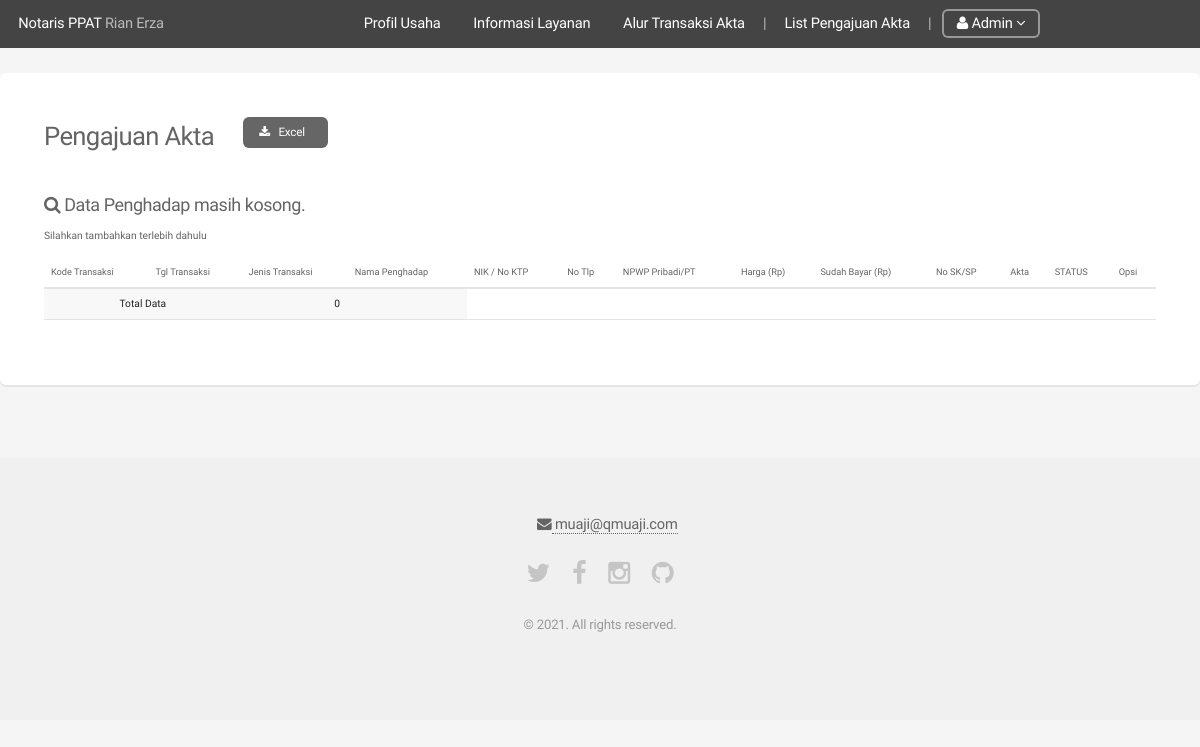
Page /listPengajuanAkta.php (signed in) on the earlier database version.
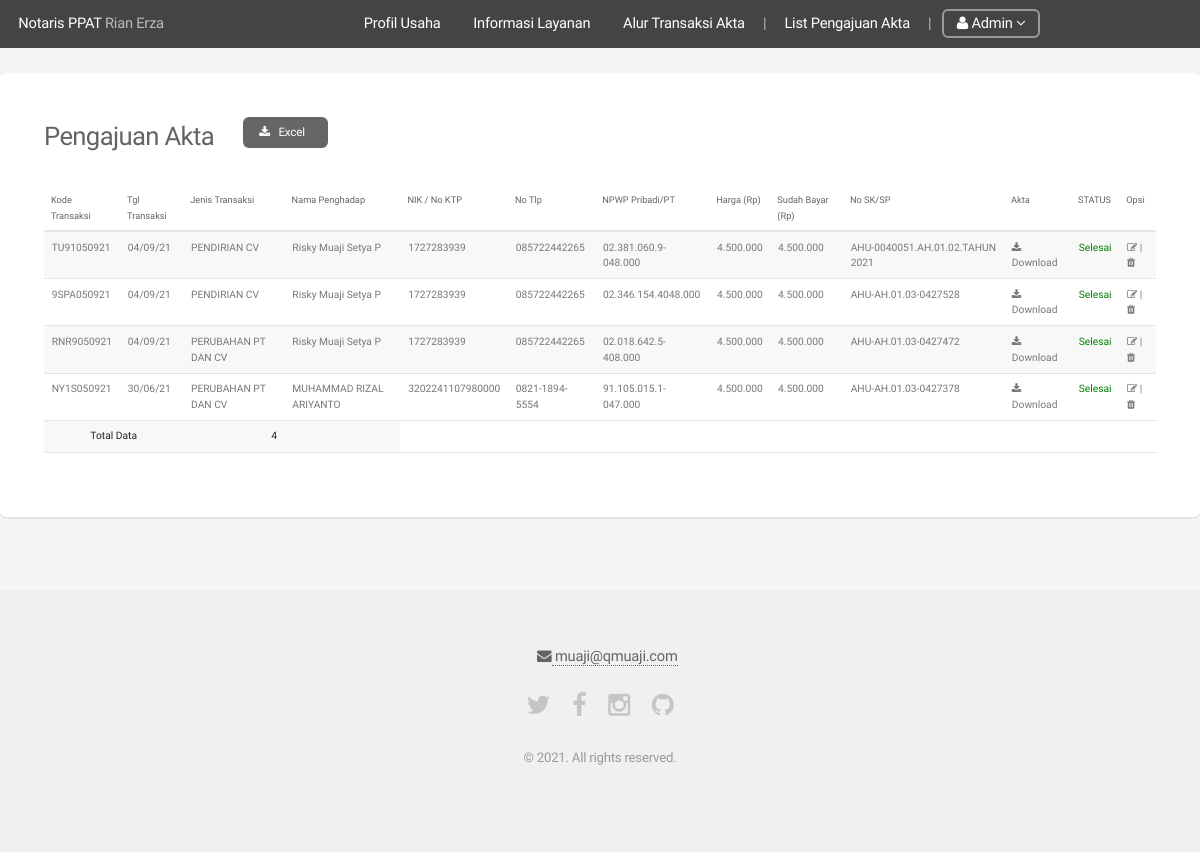
Same page on the later database version.
### tables this page shows
CREATE TABLE `UserAktaTransaction` (
  `Id` int(11) NOT NULL,
  `TglTransaksi` timestamp NOT NULL DEFAULT CURRENT_TIMESTAMP,
  `KdTransaksi` varchar(20) NOT NULL,
  `NamaAkta` varchar(128) NOT NULL,
  `JenisAktaId` int(11) NOT NULL,
  `TglAkta` date DEFAULT NULL,
  `NoAkta` varchar(50) DEFAULT NULL,
  `NoSK` varchar(50) NOT NULL,
  `NPWP` varchar(20) NOT NULL,
  `NIK` varchar(20) NOT NULL,
  `PenghadapId` int(11) NOT NULL,
  `Harga` int(11) NOT NULL,
  `SudahBayar` int(11) NOT NULL,
  `Keterangan` enum('LUNAS','BELUM LUNAS','','') NOT NULL DEFAULT 'BELUM LUNAS',
  `SisaTagihan` int(11) NOT NULL,
  `MetodeBayar` enum('TUNAI','TRANSFER','','') DEFAULT NULL,
  `Deskripsi` varchar(255) NOT NULL,
  `AktaStatusId` int(11) NOT NULL DEFAULT '1',
  `AdminId` int(11) NOT NULL
);

CREATE TABLE `Document` (
  `Id` int(11) NOT NULL,
  `KdTransaksi` varchar(20) DEFAULT NULL,
  `DocPersyaratan` varchar(255) NOT NULL,
  `DocAkta` varchar(255) NOT NULL
);

CREATE TABLE `JenisAkta` (
  `Id` int(11) NOT NULL,
  `JenisAkta` varchar(50) NOT NULL
);

CREATE TABLE `User` (
  `Id` int(11) NOT NULL,
  `NIK` varchar(20) NOT NULL,
  `NamaLengkap` varchar(50) NOT NULL,
  `TmptLahir` varchar(20) NOT NULL,
  `TglLahir` date NOT NULL,
  `Pekerjaan` varchar(50) NOT NULL,
  `Alamat` varchar(255) NOT NULL,
  `NoTlp` varchar(20) NOT NULL,
  `UserRoleId` int(11) NOT NULL DEFAULT '1',
  `Password` varchar(128) NOT NULL,
  `Email` varchar(50) NOT NULL,
  `LastLogin` datetime NOT NULL,
  `IsActive` tinyint(1) NOT NULL,
  `CreationDate` timestamp NOT NULL DEFAULT CURRENT_TIMESTAMP,
  `EmailCode` varchar(128) NOT NULL,
  `Img` varchar(255) NOT NULL
);

CREATE TABLE `AktaStatus` (
  `Id` int(11) NOT NULL,
  `Status` varchar(20) NOT NULL
);

### core/functions/users.php (called while the page is built, shortened)
<?php
function hasAccess($user_id, $role){
	$user_id = (int)$user_id;
	$role 	 = (int)$role;
	return (mysql_result(mysql_query("SELECT COUNT(Id) FROM User WHERE Id=$user_id AND UserRoleId=$role"), 0) == 1) ? true : false;
}
function loggedIn() {
	return (isset($_SESSION['user_id']) && !empty($_SESSION['user_id'])) ? true : false;
}

### core/functions/general.php (called while the page is built, shortened)
<?php
function rupiah($angka) {
    return number_format($angka,0,',','.');
}

### listPengajuanAkta.php (the view, shortened to what this page needs)
<link rel="stylesheet" href="assets/css/bootstrap.min.css" />
<link rel="stylesheet" href="assets/css/dataTables.bootstrap.min.css" />
<?php include 'includes/_header.php' ?>
<div id="main" style="margin-top:-30px" class="panel-body">
	<div class="row">
		<div class="12u">
			<section class="box">
				<div class="row gtr-uniform gtr-50">
					<div class="col-9 col-12-mobilep">
						<h3 class="fit">Pengajuan Akta</h3>
					</div>
					<div class="col-3 col-12-mobilep">
						<ul class="actions">
							<li>
								<a href="xls/pelanggan_xls.php" class="button small icon fa-download"> Excel</a>
							</li>
						</ul>
					</div>
				</div>
					<h6>
						<table id="users">
							<thead>
								<tr>
									<th>Kode Transaksi</th>
									<th>Tgl Transaksi</th>
									<th>Jenis Transaksi</th>
									<th>Nama Penghadap</th>
									<th>NIK / No KTP</th>
									<th>No Tlp</th>
									<th>NPWP Pribadi/PT</th>
									<th>Harga (Rp)</th>
									<th>Sudah Bayar (Rp)</th>
									<th>No SK/SP</th>
									<th>Akta</th>
									<th>STATUS</th>
									<th>Opsi</th>
								</tr>
							</thead>
							<tbody>
							<?php
							$transactionData = mysql_query("SELECT *
									FROM UserAktaTransaction, User, JenisAkta, AktaStatus, Document
									WHERE User.Id=UserAktaTransaction.PenghadapId
									AND JenisAkta.Id=UserAktaTransaction.JenisAktaId
									AND UserAktaTransaction.AktaStatusId=AktaStatus.Id
									AND Document.KdTransaksi=UserAktaTransaction.KdTransaksi
									ORDER BY TglTransaksi DESC");
							$total = mysql_num_rows($transactionData);
							if(mysql_num_rows($transactionData) == 0) echo "<h3><span class='icon fa-search'></span> Data Penghadap masih kosong.</h3><p> Silahkan tambahkan terlebih dahulu</p>";
							while($row = mysql_fetch_assoc($transactionData)){
								?>
								<tr>
									<td><?= $row['KdTransaksi'] ?></td>
									<td><?= date('d/m/y', strtotime($row['TglTransaksi'])) ?></td>
									<td><?= $row['JenisAkta'] ?></td>
									<td><?= $row['NamaLengkap'] ?></td>
									<td><?= $row['NIK'] ?></td>
									<td><?= $row['NoTlp'] ?></td>
									<td><?= $row['NPWP'] ?></td>
									<td><?= rupiah($row['Harga']) ?></td>
									<td><?= rupiah($row['SudahBayar']) ?></td>
									<td><?= $row['NoSK'] ?></td>
									<td> <a href="<?= $row['DocAkta'] ?>" class="icon fa-download"> Download</a></td>
									<?php
									if($row['Status'] == 'Diperiksa'){
										$warna='black';
									}elseif($row['Status']== 'Diproses'){
										$warna='orange';
									}elseif($row['Status']== 'Ditolak'){
										$warna='red';
									}else{
										$warna='green';
									}
									?>
									<td style="color:<?= $warna ?>"><?= $row['Status'] ?></td>
									<td><a href="a_userEdit.php?id=<?= $row['Id'] ?>" class="icon fa-edit"> | <a href="#" class="icon fa-trash"></td>
								</tr>
								<?php
							}
							?>
							</tbody>
							<tr>
								<td colspan="2" align="center"><b>Total Data</b></td>
								<td align="right">
									<b> <?=$total ?></b>
								</td>
								<td></td>
							</tr>
						</table>
					</h6>
			</section>
		</div>
	</div>
</div>
<?php include 'includes/_footer.php' ?>

### includes/_head.php (shortened to what this page needs)
<!DOCTYPE HTML>
<html>
	<head lang="en"><meta http-equiv="Content-Type" content="text/html; charset=utf-8">
		<link rel="stylesheet" href="assets/css/bootstrap.css" />
		<link rel="stylesheet" href="assets/css/bootstrap-datepicker3.css" />
		<link rel="stylesheet" href="assets/css/main.css" />
	</head>

### includes/_header.php
<?php
include '_head.php'
?>
<body>
	<div id="page-wrapper">
		<header id="header">
		<?php include '_menu.php';

### includes/_menu.php (shortened to what this page needs)
	<h1><a href="./">Notaris PPAT </a> Rian Erza</h1>
	<div class="container">
		<nav id="nav">
			<ul>
				<li><a href="profilUsaha.php">Profil Usaha</a></li>
				<li><a href="informasiLayanan.php">Informasi Layanan</a></li>
				<li><a href="alurTransaksi.php">Alur Transaksi Akta</a></li>
				<li> | </li>
		<?php
		if(loggedIn()) {
				?>
					<?php
			if(hasAccess($_SESSION['user_id'], 2)) {
			?>
			<li><a href="listPengajuanAkta.php">List Pengajuan Akta</a></li>
			<li> | </li>
			<?php
			}
					?>
					<li><a href="#" class="button"><i class="icon fa-user"></i> <?php if(hasAccess($_SESSION['user_id'], 2)) echo "Admin"; if(hasAccess($_SESSION['user_id'], 3)) echo "Pemilik"?> <span class="icon fa-angle-down"></span></a>
					</li>
		<?php
		} else {
				?>
				<li><a href="login.php">Log In</a></li>
				<li><a href="signup.php" class="button special">DAFTAR</a></li>
				<?php
		}
			?>
			</ul>
		</nav>
	<?php if(loggedIn()) echo '</div>' ?>
</header>

### includes/_footer.php (shortened to what this page needs)
				<footer id="footer">
					<ul>
					    <h1 class="icon fa-envelope" ><a href="mailto:muaji.risky@qmuaji.com"> muaji@qmuaji.com</a></h1>
					</ul>
					<ul class="icons">
						<li><a href="https://twitter.com/qmuaji" class="icon fa-twitter"><span class="label">Twitter</span></a></li>
						<li><a href="https://facebook.com/rmuaji" class="icon fa-facebook"><span class="label">Facebook</span></a></li>
						<li><a href="https://www.instagram.com/gitamirisky/" class="icon fa-instagram"><span class="label">Instagram</span></a></li>
						<li><a href="https://github.com/qmuaji/" class="icon fa-github"><span class="label">Github</span></a></li>
					</ul>
					<ul class="copyright">
						<li>&copy; 2021. All rights reserved.</li>
					</ul>
				</footer>
		</div>
	</body>
</html>

Differences in the rows shown:
added useraktatransaction: document.KdTransaksi "TU91050921", TglTransaksi "04/09/21", JenisAktaId.JenisAkta "PENDIRIAN CV", user.NamaLengkap "Risky Muaji Setya P", user.NIK "1727283939", user.NoTlp "085722442265", NPWP "02.381.060.9-048.000", Harga "4.500.000", SudahBayar "4.500.000", NoSK "AHU-0040051.AH.01.02.TAHUN 2021", AktaStatusId.Status "Selesai"
added useraktatransaction: document.KdTransaksi "9SPA050921", TglTransaksi "04/09/21", JenisAktaId.JenisAkta "PENDIRIAN CV", user.NamaLengkap "Risky Muaji Setya P", user.NIK "1727283939", user.NoTlp "085722442265", NPWP "02.346.154.4048.000", Harga "4.500.000", SudahBayar "4.500.000", NoSK "AHU-AH.01.03-0427528", AktaStatusId.Status "Selesai"
added useraktatransaction: document.KdTransaksi "RNR9050921", TglTransaksi "04/09/21", JenisAktaId.JenisAkta "PERUBAHAN PT DAN CV", user.NamaLengkap "Risky Muaji Setya P", user.NIK "1727283939", user.NoTlp "085722442265", NPWP "02.018.642.5-408.000", Harga "4.500.000", SudahBayar "4.500.000", NoSK "AHU-AH.01.03-0427472", AktaStatusId.Status "Selesai"
added useraktatransaction: document.KdTransaksi "NY1S050921", TglTransaksi "30/06/21", JenisAktaId.JenisAkta "PERUBAHAN PT DAN CV", user.NamaLengkap "MUHAMMAD RIZAL ARIYANTO", user.NIK "3202241107980000", user.NoTlp "0821-1894-5554", NPWP "91.105.015.1-047.000", Harga "4.500.000", SudahBayar "4.500.000", NoSK "AHU-AH.01.03-0427378", AktaStatusId.Status "Selesai"
Other differences:
$total: "0" → "4"
text no longer shown: "Data Penghadap masih kosong. Silahkan tambahkan terlebih dahulu"
